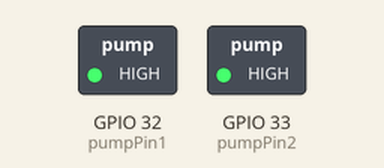
Bench run of a sketch on a simulated ESP32. On the bench: switched loads named in the sketch (green lamp = pin HIGH).

Above: at 2.5 s.
At 5.5 s:
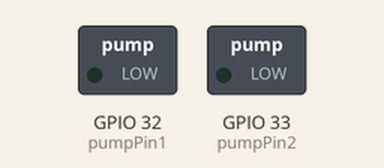
Timing chart, 0 to 7.8 s (numbered marks = the images above):
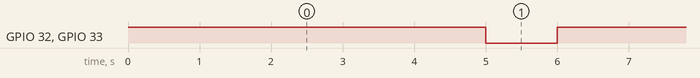

Measured:
- by itself, GPIO 32 (pumpPin1), GPIO 33 (pumpPin2): alternates HIGH for 5.0 s and LOW for 1.0 s

The sketch:

PUMP_TRIAL.ino
```cpp
const int pumpPin1 = 32;  // GPIO32 (Pin 32) connected to the pump
const int pumpPin2 = 33;  // GPIO32 (Pin 33) connected to the pump

void setup() {
}

void loop() {
  // Turn on the pump
   pinMode(pumpPin1, OUTPUT);  // Set the pump pin as an output
  digitalWrite(pumpPin1, HIGH);
  pinMode(pumpPin2, OUTPUT);  // Set the pump pin as an output
  digitalWrite(pumpPin2, HIGH);
  delay(5000);  // Run the pump for 5 seconds

  // Turn off the pump
  pinMode(pumpPin1, OUTPUT);  // Set the pump pin as an output
  digitalWrite(pumpPin1, LOW);
  pinMode(pumpPin2, OUTPUT);  // Set the pump pin as an output
  digitalWrite(pumpPin2, LOW);
  delay(1000);  // Run the pump for 5 seconds
}
```
